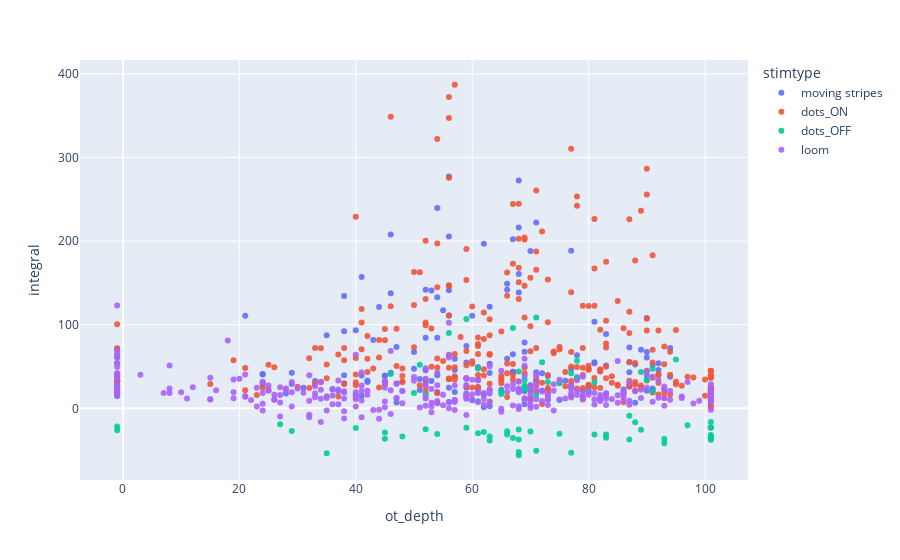

The code cell stored with this chart in its notebook:
### Code cell
px.scatter(pooled_data, x='ot_depth', y='integral', color=pooled_data['stimtype'], opacity=0.9)

### Figure 1 — Plotly figure (JSON) as saved in the notebook; plotly's stock layout.template omitted (floating-point values rounded to 4 significant figures; data arrays with more than 128 entries replaced by an {"elided": "..."} marker saying what was removed)
{"data": [{"hovertemplate": "stimtype=moving stripes<br>ot_depth=%{x}<br>integral=%{y}<extra></extra>", "legendgroup": "moving stripes", "marker": {"color": "#636efa", "opacity": 0.9, "symbol": "circle"}, "mode": "markers", "name": "moving stripes", "orientation": "v", "showlegend": true, "type": "scatter", "x": {"elided": "149 int values"}, "xaxis": "x", "y": {"elided": "149 float values"}, "yaxis": "y"}, {"hovertemplate": "stimtype=dots_ON<br>ot_depth=%{x}<br>integral=%{y}<extra></extra>", "legendgroup": "dots_ON", "marker": {"color": "#EF553B", "opacity": 0.9, "symbol": "circle"}, "mode": "markers", "name": "dots_ON", "orientation": "v", "showlegend": true, "type": "scatter", "x": {"elided": "297 int values"}, "xaxis": "x", "y": {"elided": "297 float values"}, "yaxis": "y"}, {"hovertemplate": "stimtype=dots_OFF<br>ot_depth=%{x}<br>integral=%{y}<extra></extra>", "legendgroup": "dots_OFF", "marker": {"color": "#00cc96", "opacity": 0.9, "symbol": "circle"}, "mode": "markers", "name": "dots_OFF", "orientation": "v", "showlegend": true, "type": "scatter", "x": [52, 50, 56, 78, 81, 69, 46, 71, 90, 77, 61, 69, 67, 91, 89, 59, 72, 65, 65, 71, 78, 75, 91, 51, 75, 73, 80, 95, 68, 73, 69, 69, 61, 77, -1, 68, 67, 66, 71, 70, 68, 66, 68, 29, 93, 40, 63, 101, 61, -1, 52, 45, 45, 101, 48, 83, 83, 101, 93, 68, 63, 101, 27, 89, 62, 54, 75, 77, 97, 81, 35, 101, 101, 59, 101, 101, 87, 101, 87, 88], "xaxis": "x", "y": [16.89, 18.34, 89.93, 56.77, 31.27, 23.78, 41.06, 108.5, 33.79, 41.92, 8.32, 33.85, 96.18, 47.21, 43.3, 106.8, 55.09, 17.07, 19.91, 15.94, 35.76, 30.09, 20.11, 52.16, 10.05, 31.56, 20.14, 58.46, 44.15, 10.94, 22.69, 27.26, 47.59, 25.24, -21.65, -52.09, -35.56, -31.35, -50.86, -27.69, -37.14, -27.44, -25.44, -26.99, -41.67, -23.47, -33.59, -34.55, -29.95, -26.33, -24.92, -28.94, -36.39, -31.94, -33.65, -31.3, -35.26, -36.23, -36.56, -56.11, -38.38, -37.61, -19.16, -25.47, -28.25, -30.75, -30.49, -53.07, -20.28, -31.28, -53.64, -22.93, -22.74, -23.35, -33.59, -23.17, -37.16, -16.43, -8.788, -16.71], "yaxis": "y"}, {"hovertemplate": "stimtype=loom<br>ot_depth=%{x}<br>integral=%{y}<extra></extra>", "legendgroup": "loom", "marker": {"color": "#ab63fa", "opacity": 0.9, "symbol": "circle"}, "mode": "markers", "name": "loom", "orientation": "v", "showlegend": true, "type": "scatter", "x": {"elided": "279 int values"}, "xaxis": "x", "y": {"elided": "279 float values"}, "yaxis": "y"}], "layout": {"legend": {"title": {"text": "stimtype"}, "tracegroupgap": 0}, "margin": {"t": 60}, "xaxis": {"anchor": "y", "domain": [0, 1], "title": {"text": "ot_depth"}}, "yaxis": {"anchor": "x", "domain": [0, 1], "title": {"text": "integral"}}}}
